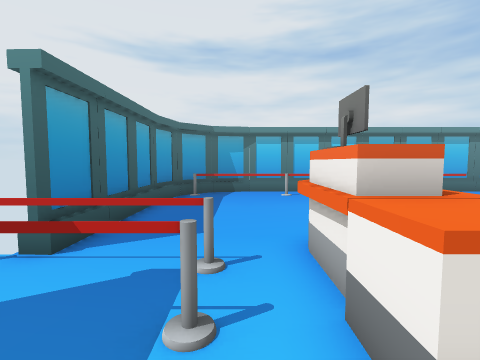
view 1 (above)

16 first-person views from a walk through a 3-D level made in the Unity game engine. The camera is 1.5 m above the floor, tilts 4° down and sees 85° across. The floor is counted in squares, 1 m on a side. Each view is taken from the middle of a square. On the plan, view 1 faces up. The plan holds only what a view shows up to about 14 squares ahead; the rest is blank. The place goes on beyond the plan. The player is left out.

view 2
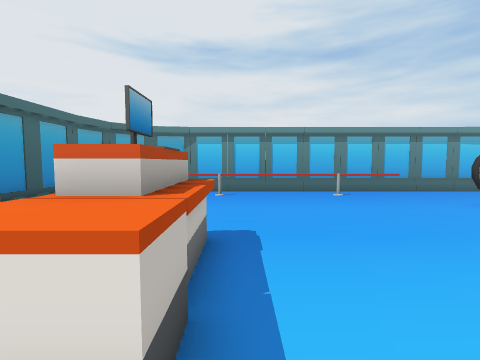

view 3
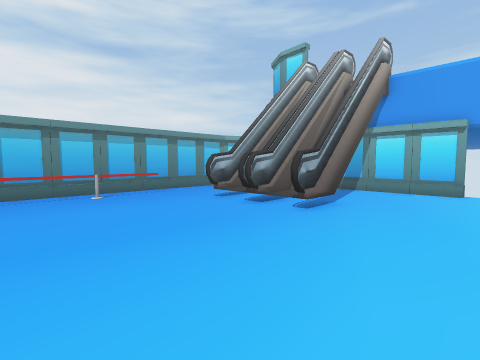

view 4
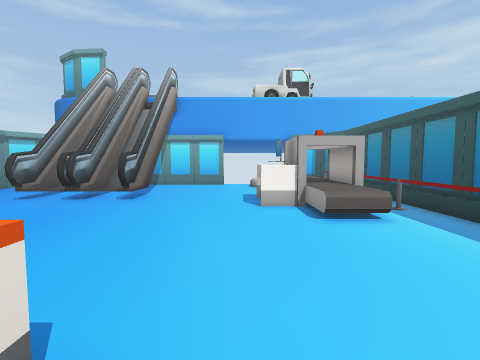

view 5
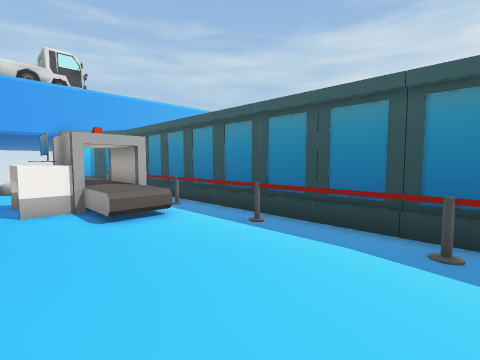

view 6
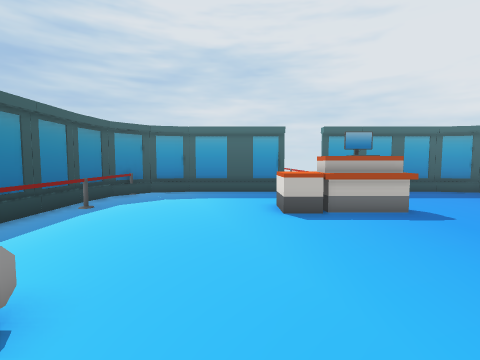

view 7
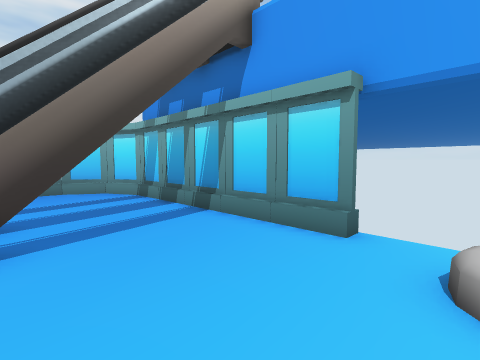

view 8
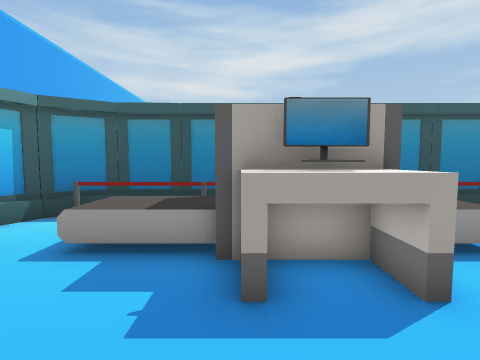

view 9
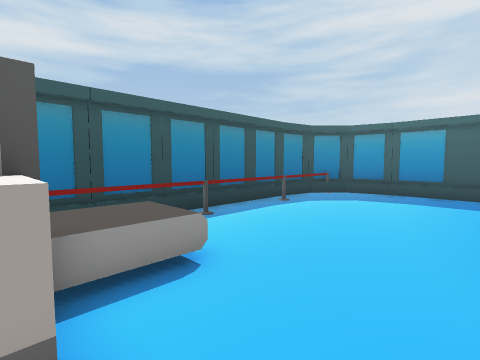

view 10
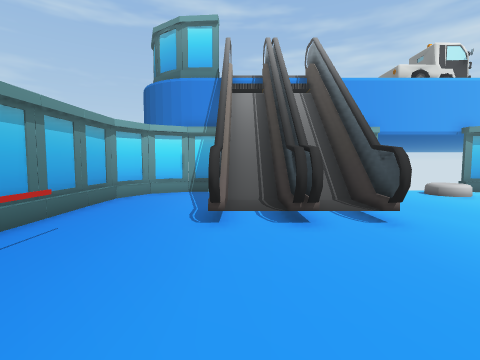

view 11
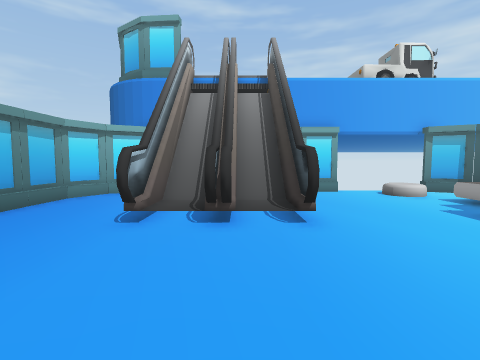

view 12
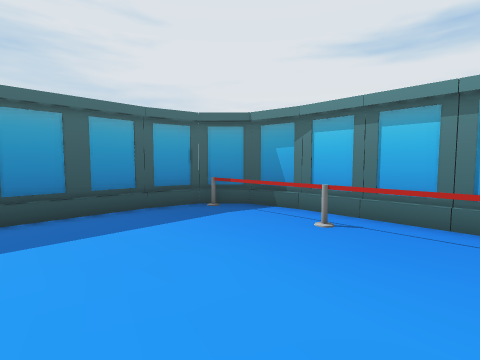

view 13
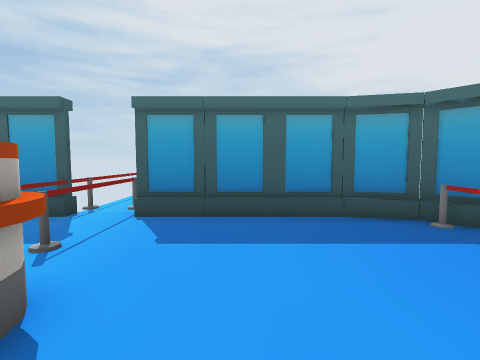

view 14
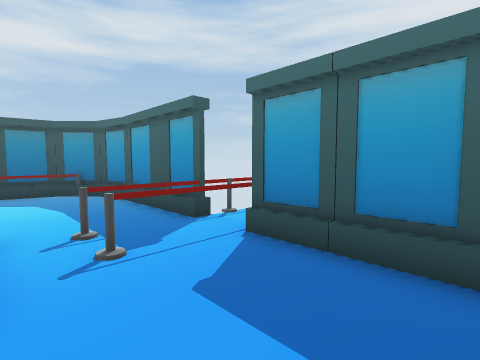

view 15
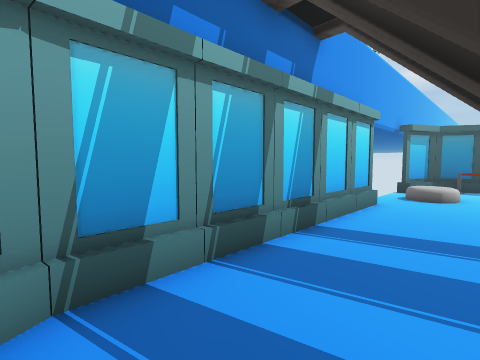

view 16
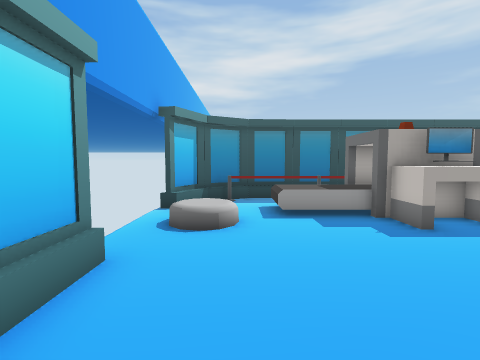

### Floor plan
Key: @ floor where view 1 was taken; # wall or solid block; . floor; / step, stairs or slope; = window, fence, low wall or low ledge; ^ raised ledge; O other object.
Columns run from 4 left of view 1 to 19 right of it. Each row starts with its distance up from view 1.
 14    ##################
 13   ##////////////////###
 12  ##============.......#
 11  #....................##
 10 ##..................../#
  9 #..............####.../#
  8 #..............////.../#
  7 #..............####.../#
  6 ##.............####.../#
  5  #...#^........////.../#
  4  ##=.##........####.../#
  3  ....##...............##
  2  ##=.^^...............##
  1 #......................
  0 #...@..................
 -1 #.............^^^....O.
 -2 #...........^^###^^..O.
 -3 ##..........^^###^^^...
 -4  #..........^^###^^...#
 -5  ##..#=..=#..=#  =..=O#
 -6   #####################

Where each view was taken, in squares from view 1:
view 1: 0 up, 0 right, facing up
view 2: 0 up, 3 right, facing up
view 3: 0 up, 4 right, facing up-right
view 4: 0 up, 1 right, facing right
view 5: 0 up, 1 right, facing down-right
view 6: 0 up, 10 right, facing left
view 7: 1 down, 13 right, facing up-right
view 8: 2 up, 12 right, facing down
view 9: 1 up, 10 right, facing down-left
view 10: 8 up, 5 right, facing right
view 11: 6 up, 5 right, facing right
view 12: 6 up, 5 right, facing up-left
view 13: 7 up, 4 right, facing left
view 14: 8 up, 1 right, facing down-left
view 15: 11 up, 15 right, facing down-right
view 16: 5 up, 16 right, facing down
